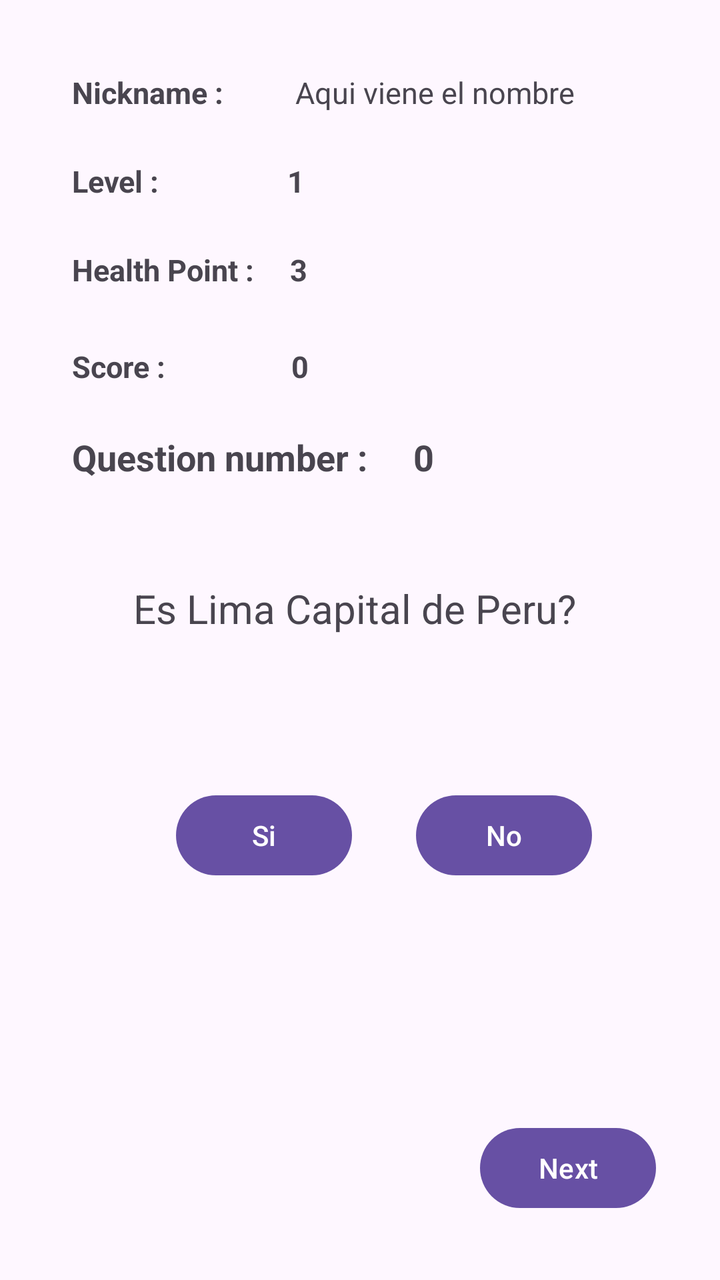
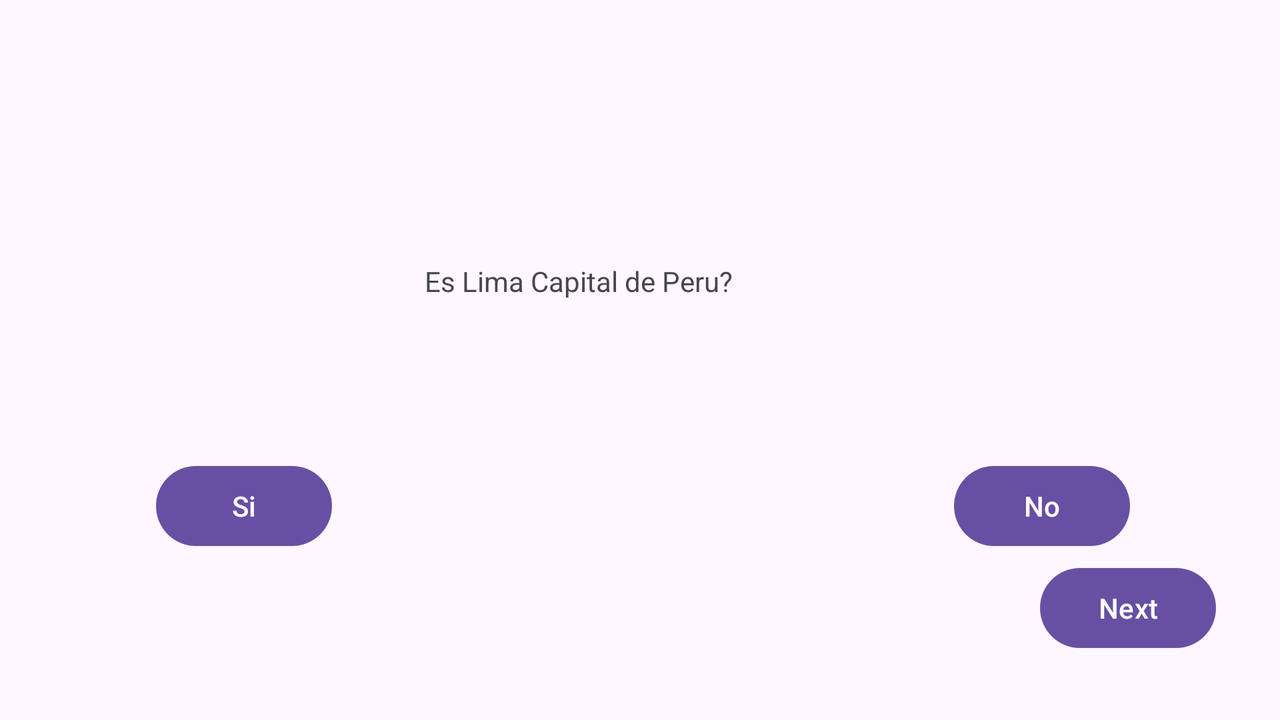

First picture: res/layout/ on a phone held upright. Second picture: the repository's own variant of that layout, on a device whose configuration matches the variant's folder. Source for both follows.
<!-- AndroidManifest.xml: application theme Theme.AppWeek4_02 -->
<!-- res/layout/activity_main.xml -->
<?xml version="1.0" encoding="utf-8"?>
<androidx.constraintlayout.widget.ConstraintLayout xmlns:android="http://schemas.android.com/apk/res/android"
    xmlns:app="http://schemas.android.com/apk/res-auto"
    xmlns:tools="http://schemas.android.com/tools"
    android:layout_width="match_parent"
    android:layout_height="match_parent"
    tools:context=".MainActivity">

    <TextView
        android:id="@+id/tvName"
        android:layout_width="wrap_content"
        android:layout_height="wrap_content"
        android:layout_marginStart="36dp"
        android:layout_marginTop="36dp"
        android:text="@string/tv_name_title"
        android:textSize="15sp"
        android:textStyle="bold"
        app:layout_constraintStart_toStartOf="parent"
        app:layout_constraintTop_toTopOf="parent" />

    <TextView
        android:id="@+id/tvNickname"
        android:layout_width="wrap_content"
        android:layout_height="wrap_content"
        android:layout_marginStart="36dp"
        android:layout_marginTop="36dp"
        android:text="@string/tv_name"
        android:textSize="15sp"
        app:layout_constraintStart_toEndOf="@+id/tvName"
        app:layout_constraintTop_toTopOf="parent" />

    <TextView
        android:id="@+id/tvLevel"
        android:layout_width="wrap_content"
        android:layout_height="wrap_content"
        android:layout_marginStart="36dp"
        android:layout_marginTop="24dp"
        android:text="@string/tv_Level"
        android:textSize="15sp"
        android:textStyle="bold"
        app:layout_constraintStart_toStartOf="parent"
        app:layout_constraintTop_toBottomOf="@+id/tvName" />

    <TextView
        android:id="@+id/tvLevel1"
        android:layout_width="wrap_content"
        android:layout_height="wrap_content"
        android:layout_marginStart="64dp"
        android:text="@string/tv_Level1"
        android:textSize="15sp"
        android:textStyle="bold"
        app:layout_constraintBaseline_toBaselineOf="@+id/tvLevel"
        app:layout_constraintStart_toEndOf="@+id/tvLevel" />

    <TextView
        android:id="@+id/tvHealthPoint"
        android:layout_width="wrap_content"
        android:layout_height="wrap_content"
        android:layout_marginStart="36dp"
        android:layout_marginTop="24dp"
        android:text="@string/tv_healthPoint"
        android:textSize="15sp"
        android:textStyle="bold"
        app:layout_constraintStart_toStartOf="parent"
        app:layout_constraintTop_toBottomOf="@+id/tvLevel" />

    <TextView
        android:id="@+id/tvPointHealth"
        android:layout_width="wrap_content"
        android:layout_height="wrap_content"
        android:layout_marginStart="18dp"
        android:text="@string/tv_PointHealth"
        android:textSize="15sp"
        android:textStyle="bold"
        app:layout_constraintBaseline_toBaselineOf="@+id/tvHealthPoint"
        app:layout_constraintStart_toEndOf="@+id/tvHealthPoint" />

    <TextView
        android:id="@+id/tvScore"
        android:layout_width="wrap_content"
        android:layout_height="wrap_content"
        android:layout_marginStart="36dp"
        android:layout_marginTop="28dp"
        android:text="@string/tv_score"
        android:textSize="15sp"
        android:textStyle="bold"
        app:layout_constraintStart_toStartOf="parent"
        app:layout_constraintTop_toBottomOf="@+id/tvHealthPoint" />

    <TextView
        android:id="@+id/tvScorePoint"
        android:layout_width="wrap_content"
        android:layout_height="wrap_content"
        android:layout_marginStart="63dp"
        android:text="@string/tv_ScorePoint"
        android:textSize="15sp"
        android:textStyle="bold"
        app:layout_constraintBaseline_toBaselineOf="@+id/tvScore"
        app:layout_constraintStart_toEndOf="@+id/tvScore" />

    <Button
        android:id="@+id/btNo"
        android:layout_width="wrap_content"
        android:layout_height="wrap_content"
        android:layout_marginTop="76dp"
        android:layout_marginEnd="64dp"
        android:text="@string/bt_answer2"
        app:layout_constraintEnd_toEndOf="parent"
        app:layout_constraintTop_toBottomOf="@+id/tvQuestion" />

    <Button
        android:id="@+id/btYes"
        android:layout_width="wrap_content"
        android:layout_height="wrap_content"
        android:layout_marginStart="88dp"
        android:text="@string/bt_answer1"
        app:layout_constraintBaseline_toBaselineOf="@+id/btNo"
        app:layout_constraintStart_toStartOf="parent" />

    <TextView
        android:id="@+id/tvQuestionNumber"
        android:layout_width="wrap_content"
        android:layout_height="wrap_content"
        android:layout_marginStart="36dp"
        android:layout_marginBottom="50dp"
        android:text="@string/tv_questionNumber"
        android:textSize="18sp"
        android:textStyle="bold"
        app:layout_constraintBottom_toTopOf="@+id/tvQuestion"
        app:layout_constraintStart_toStartOf="parent" />

    <TextView
        android:id="@+id/tvNumber"
        android:layout_width="wrap_content"
        android:layout_height="wrap_content"
        android:layout_marginStart="23dp"
        android:text="@string/tv_Number"
        android:textSize="18sp"
        android:textStyle="bold"
        app:layout_constraintBaseline_toBaselineOf="@+id/tvQuestionNumber"
        app:layout_constraintStart_toEndOf="@+id/tvQuestionNumber" />


    <TextView
        android:id="@+id/tvQuestion"
        android:layout_width="wrap_content"
        android:layout_height="wrap_content"
        android:text="@string/tv_question"
        android:textSize="20sp"
        app:layout_constraintBottom_toBottomOf="parent"
        app:layout_constraintEnd_toEndOf="parent"
        app:layout_constraintHorizontal_bias="0.48"
        app:layout_constraintStart_toStartOf="parent"
        app:layout_constraintTop_toTopOf="parent"
        app:layout_constraintVertical_bias="0.474" />

    <Button
        android:id="@+id/btNext"
        android:layout_width="wrap_content"
        android:layout_height="wrap_content"
        android:layout_marginEnd="32dp"
        android:layout_marginBottom="32dp"
        android:text="@string/sgt"
        app:layout_constraintBottom_toBottomOf="parent"
        app:layout_constraintEnd_toEndOf="parent" />



</androidx.constraintlayout.widget.ConstraintLayout>
<!-- resources referenced by this layout -->
<resources>
  <string name="bt_answer1">Si</string>
  <string name="bt_answer2">No</string>
  <string name="sgt">Next</string>
  <string name="tv_Level">Level : </string>
  <string name="tv_Level1">1</string>
  <string name="tv_Number">0</string>
  <string name="tv_PointHealth">3</string>
  <string name="tv_ScorePoint">0</string>
  <string name="tv_healthPoint">Health Point : </string>
  <string name="tv_name">Aqui viene el nombre</string>
  <string name="tv_name_title">Nickname :</string>
  <string name="tv_question">Es Lima Capital de Peru?</string>
  <string name="tv_questionNumber">Question number : </string>
  <string name="tv_score">Score : </string>
  <style name="Theme.AppWeek4_02" parent="Base.Theme.AppWeek4_02" />
  <style name="Base.Theme.AppWeek4_02" parent="Theme.Material3.DayNight.NoActionBar">
          
          
      </style>
</resources>
<!-- res/layout-land/activity_main.xml (the repository's variant of the layout above) -->
<!-- drawn on the phone turned sideways -->
<?xml version="1.0" encoding="utf-8"?>
<androidx.constraintlayout.widget.ConstraintLayout xmlns:android="http://schemas.android.com/apk/res/android"
    xmlns:app="http://schemas.android.com/apk/res-auto"
    xmlns:tools="http://schemas.android.com/tools"
    android:layout_width="match_parent"
    android:layout_height="match_parent"
    tools:context=".MainActivity">

    <TextView
        android:id="@+id/tvQuestion"
        android:layout_width="wrap_content"
        android:layout_height="wrap_content"
        android:text="@string/tv_question"
        app:layout_constraintBottom_toBottomOf="parent"
        app:layout_constraintEnd_toEndOf="parent"
        app:layout_constraintHorizontal_bias="0.437"
        app:layout_constraintStart_toStartOf="parent"
        app:layout_constraintTop_toTopOf="parent"
        app:layout_constraintVertical_bias="0.384" />

    <Button
        android:id="@+id/btYes"
        android:layout_width="wrap_content"
        android:layout_height="wrap_content"
        android:layout_marginStart="78dp"
        android:text="@string/bt_answer1"
        app:layout_constraintBaseline_toBaselineOf="@+id/btNo"
        app:layout_constraintStart_toStartOf="parent" />

    <Button
        android:id="@+id/btNo"
        android:layout_width="wrap_content"
        android:layout_height="wrap_content"
        android:layout_marginTop="79dp"
        android:layout_marginEnd="75dp"
        android:text="@string/bt_answer2"
        app:layout_constraintEnd_toEndOf="parent"
        app:layout_constraintTop_toBottomOf="@+id/tvQuestion" />

    <Button
        android:id="@+id/btNext"
        android:layout_width="wrap_content"
        android:layout_height="wrap_content"
        android:layout_marginEnd="32dp"
        android:layout_marginBottom="32dp"
        android:text="@string/sgt"
        app:layout_constraintBottom_toBottomOf="parent"
        app:layout_constraintEnd_toEndOf="parent" />

</androidx.constraintlayout.widget.ConstraintLayout>
<!-- resources referenced by the variant -->
<!-- as the phone turned sideways resolves them -->
<resources>
  <string name="bt_answer1">Si</string>
  <string name="bt_answer2">No</string>
  <string name="sgt">Next</string>
  <string name="tv_question">Es Lima Capital de Peru?</string>
  <style name="Theme.AppWeek4_02" parent="Base.Theme.AppWeek4_02" />
  <style name="Base.Theme.AppWeek4_02" parent="Theme.Material3.DayNight.NoActionBar">
          
          
      </style>
</resources>
